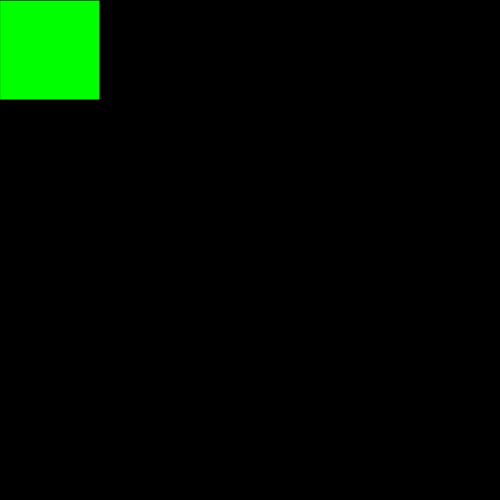
Frame 1 (no input)
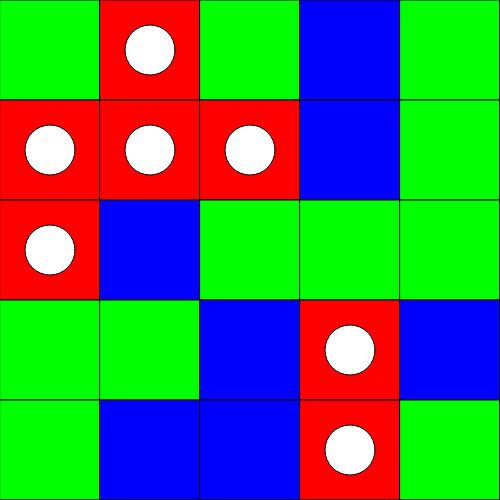
Frame 60 (no input)
Frame 120 (the mouse pressed at the canvas centre since frame 60): identical to frame 60, image omitted

The p5.js sketch that drew these frames (run headless with seeded random() and noise() and a simulated clock; from frame 60 on, the mouse is pressed at the canvas centre):

// p5.js sketch
// ── sketch.js

let lado = 100
let x = 0;
let y = 0;
let moneda;

function setup() 
{
	createCanvas(500, 500);
    background(0);
}

function draw()
{
    moneda = random(0,3.1) // 0 hasta 1 inclusive

    if (moneda < 1){
        fill(255,0,0); //se pinta de rojo
        rect(x,y,lado,lado)
        fill(255)
        ellipse(x + 50,y+50,50, 50)

    }else if( moneda < 2){
        fill(0,0,255) // se pinta de azul
        rect(x,y,lado,lado)
    }else{
        fill(0,255,0) // se pinta de verde
        rect(x,y,lado,lado)

    }

    x+= lado;
    if(x>width){
        y += lado;
        x = 0;
    }



 
}
